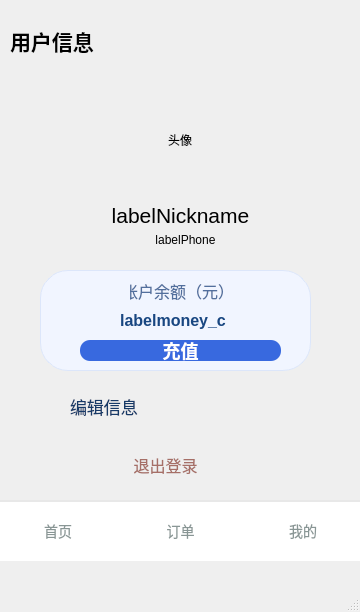
<?xml version="1.0" encoding="UTF-8"?>
<ui version="4.0">
 <class>MainWindow</class>
 <widget class="QMainWindow" name="MainWindow">
  <property name="geometry">
   <rect>
    <x>0</x>
    <y>0</y>
    <width>360</width>
    <height>612</height>
   </rect>
  </property>
  <property name="windowTitle">
   <string>MainWindow</string>
  </property>
  <widget class="QWidget" name="centralwidget">
   <widget class="QStackedWidget" name="stackedWidget">
    <property name="geometry">
     <rect>
      <x>0</x>
      <y>0</y>
      <width>361</width>
      <height>561</height>
     </rect>
    </property>
    <property name="mouseTracking">
     <bool>false</bool>
    </property>
    <property name="autoFillBackground">
     <bool>false</bool>
    </property>
    <property name="styleSheet">
     <string notr="true">#pageLogin,#pageHome,#pageEditMine,#pageRecharge,#pageCharge {
    background-color: qlineargradient(
        spread:pad,
        x1:0,
        y1:0,
        x2:0,
        y2:1,
        stop:0 #3230BA,
        stop:1 #537CFF
    );

    border: none;
}
</string>
    </property>
    <property name="currentIndex">
     <number>2</number>
    </property>
    <widget class="QWidget" name="pageLogin">
     <widget class="QLineEdit" name="editPhone">
      <property name="geometry">
       <rect>
        <x>100</x>
        <y>90</y>
        <width>171</width>
        <height>21</height>
       </rect>
      </property>
      <property name="styleSheet">
       <string notr="true"/>
      </property>
      <property name="text">
       <string/>
      </property>
      <property name="placeholderText">
       <string>输入手机号</string>
      </property>
     </widget>
     <widget class="QLabel" name="label_phone">
      <property name="geometry">
       <rect>
        <x>30</x>
        <y>90</y>
        <width>63</width>
        <height>20</height>
       </rect>
      </property>
      <property name="styleSheet">
       <string notr="true">color: rgb(255, 255, 255);</string>
      </property>
      <property name="text">
       <string>手机号:</string>
      </property>
     </widget>
     <widget class="QPushButton" name="Btnlogin">
      <property name="geometry">
       <rect>
        <x>230</x>
        <y>130</y>
        <width>90</width>
        <height>29</height>
       </rect>
      </property>
      <property name="focusPolicy">
       <enum>Qt::FocusPolicy::ClickFocus</enum>
      </property>
      <property name="text">
       <string>登录</string>
      </property>
     </widget>
     <widget class="QPushButton" name="BtnAdmin">
      <property name="geometry">
       <rect>
        <x>100</x>
        <y>130</y>
        <width>110</width>
        <height>29</height>
       </rect>
      </property>
      <property name="text">
       <string>管理员入口</string>
      </property>
     </widget>
     <widget class="QLabel" name="label_title_mine_5">
      <property name="geometry">
       <rect>
        <x>110</x>
        <y>30</y>
        <width>151</width>
        <height>41</height>
       </rect>
      </property>
      <property name="sizePolicy">
       <sizepolicy hsizetype="Expanding" vsizetype="Expanding">
        <horstretch>0</horstretch>
        <verstretch>0</verstretch>
       </sizepolicy>
      </property>
      <property name="font">
       <font>
        <family>Segoe UI Black</family>
        <pointsize>16</pointsize>
        <bold>true</bold>
       </font>
      </property>
      <property name="styleSheet">
       <string notr="true">color: rgb(0, 0, 0);</string>
      </property>
      <property name="text">
       <string>登录界面</string>
      </property>
     </widget>
    </widget>
    <widget class="QWidget" name="pageHome">
     <widget class="QLabel" name="labelAddressSearch">
      <property name="geometry">
       <rect>
        <x>5</x>
        <y>70</y>
        <width>80</width>
        <height>20</height>
       </rect>
      </property>
      <property name="text">
       <string>地址搜索：</string>
      </property>
     </widget>
     <widget class="QLineEdit" name="editAddress">
      <property name="geometry">
       <rect>
        <x>85</x>
        <y>67</y>
        <width>165</width>
        <height>25</height>
       </rect>
      </property>
      <property name="placeholderText">
       <string>输入区域或充电站地址</string>
      </property>
     </widget>
     <widget class="QPushButton" name="BtnSearchStations">
      <property name="geometry">
       <rect>
        <x>260</x>
        <y>65</y>
        <width>85</width>
        <height>29</height>
       </rect>
      </property>
      <property name="text">
       <string>附近充电站</string>
      </property>
     </widget>
     <widget class="QPlainTextEdit" name="stationResults">
      <property name="geometry">
       <rect>
        <x>5</x>
        <y>105</y>
        <width>340</width>
        <height>305</height>
       </rect>
      </property>
      <property name="readOnly">
       <bool>true</bool>
      </property>
      <property name="plainText">
       <string>请输入地址后搜索附近充电站</string>
      </property>
     </widget>
     <widget class="QLabel" name="labelStationId">
      <property name="geometry">
       <rect>
        <x>5</x>
        <y>425</y>
        <width>80</width>
        <height>20</height>
       </rect>
      </property>
      <property name="text">
       <string>站点编号：</string>
      </property>
     </widget>
     <widget class="QSpinBox" name="spinStationId">
      <property name="geometry">
       <rect>
        <x>85</x>
        <y>422</y>
        <width>70</width>
        <height>25</height>
       </rect>
      </property>
      <property name="minimum">
       <number>1</number>
      </property>
      <property name="value">
       <number>1</number>
      </property>
     </widget>
     <widget class="QPushButton" name="BtnStationDetail">
      <property name="geometry">
       <rect>
        <x>170</x>
        <y>420</y>
        <width>130</width>
        <height>29</height>
       </rect>
      </property>
      <property name="text">
       <string>查看站点详情</string>
      </property>
     </widget>
     <widget class="QLabel" name="label_title_mine_6">
      <property name="geometry">
       <rect>
        <x>10</x>
        <y>10</y>
        <width>151</width>
        <height>41</height>
       </rect>
      </property>
      <property name="sizePolicy">
       <sizepolicy hsizetype="Expanding" vsizetype="Expanding">
        <horstretch>0</horstretch>
        <verstretch>0</verstretch>
       </sizepolicy>
      </property>
      <property name="font">
       <font>
        <family>Segoe UI Black</family>
        <pointsize>16</pointsize>
        <bold>true</bold>
       </font>
      </property>
      <property name="styleSheet">
       <string notr="true">
color: rgb(0, 0, 0);</string>
      </property>
      <property name="text">
       <string>首页</string>
      </property>
     </widget>
    </widget>
    <widget class="QWidget" name="pageMine">
     <property name="styleSheet">
      <string notr="true">QWidget#pageMine {
    background: qlineargradient(
        x1:0, y1:0,
        x2:0, y2:1,
        stop:0 #3230BA,
        stop:1 #537CFF
    );
}</string>
     </property>
     <widget class="QLabel" name="labelPhoto">
      <property name="geometry">
       <rect>
        <x>130</x>
        <y>90</y>
        <width>100</width>
        <height>100</height>
       </rect>
      </property>
      <property name="styleSheet">
       <string notr="true">color: rgb(0, 0, 0);</string>
      </property>
      <property name="text">
       <string>头像</string>
      </property>
      <property name="alignment">
       <set>Qt::AlignmentFlag::AlignCenter</set>
      </property>
     </widget>
     <widget class="QPushButton" name="BtnSetting">
      <property name="geometry">
       <rect>
        <x>40</x>
        <y>380</y>
        <width>261</width>
        <height>52</height>
       </rect>
      </property>
      <property name="styleSheet">
       <string notr="true">
QPushButton#BtnSetting {
    background-color: transparent;

    border: none;
    border-radius: 0px;

    color: #173A68;
    font-size: 17px;

    text-align: left;

    padding-left: 30px;
    padding-right: 10px;

    min-height: 52px;
}


/* 鼠标悬停 */
QPushButton#BtnSetting:hover {
    background-color: rgb(69, 104, 211);
}


/* 按下 */
QPushButton#BtnSetting:pressed, {
    background-color: #EBF1F8;
}
</string>
      </property>
      <property name="text">
       <string>编辑信息</string>
      </property>
     </widget>
     <widget class="QPushButton" name="BtnLeave">
      <property name="geometry">
       <rect>
        <x>130</x>
        <y>440</y>
        <width>71</width>
        <height>50</height>
       </rect>
      </property>
      <property name="styleSheet">
       <string notr="true">QPushButton#BtnLeave{
    background-color: transparent;

    border: none;

    color: #A66F67;
    font-size: 16px;

    min-height: 50px;
}


QPushButton#BtnLeave:hover {
    color: white;
}


QPushButton#BtnLeave:pressed {
    background-color: #FBEAE8;
}</string>
      </property>
      <property name="text">
       <string>退出登录</string>
      </property>
     </widget>
     <widget class="QLabel" name="labelNickname">
      <property name="geometry">
       <rect>
        <x>80</x>
        <y>200</y>
        <width>201</width>
        <height>31</height>
       </rect>
      </property>
      <property name="font">
       <font>
        <pointsize>16</pointsize>
       </font>
      </property>
      <property name="text">
       <string>labelNickname</string>
      </property>
      <property name="alignment">
       <set>Qt::AlignmentFlag::AlignCenter</set>
      </property>
     </widget>
     <widget class="QLabel" name="labelPhone">
      <property name="geometry">
       <rect>
        <x>110</x>
        <y>230</y>
        <width>151</width>
        <height>20</height>
       </rect>
      </property>
      <property name="text">
       <string>labelPhone</string>
      </property>
      <property name="alignment">
       <set>Qt::AlignmentFlag::AlignCenter</set>
      </property>
     </widget>
     <widget class="QFrame" name="balanceFrame">
      <property name="geometry">
       <rect>
        <x>40</x>
        <y>270</y>
        <width>271</width>
        <height>101</height>
       </rect>
      </property>
      <property name="styleSheet">
       <string notr="true">QFrame#balanceFrame {
    background-color: #F1F5FF;
    border: 1px solid #DCE6FA;
    border-radius: 28px;
}</string>
      </property>
      <property name="frameShape">
       <enum>QFrame::Shape::StyledPanel</enum>
      </property>
      <property name="frameShadow">
       <enum>QFrame::Shadow::Raised</enum>
      </property>
      <widget class="QPushButton" name="BtnRecharge">
       <property name="geometry">
        <rect>
         <x>40</x>
         <y>70</y>
         <width>201</width>
         <height>21</height>
        </rect>
       </property>
       <property name="sizePolicy">
        <sizepolicy hsizetype="Fixed" vsizetype="Fixed">
         <horstretch>0</horstretch>
         <verstretch>0</verstretch>
        </sizepolicy>
       </property>
       <property name="mouseTracking">
        <bool>true</bool>
       </property>
       <property name="layoutDirection">
        <enum>Qt::LayoutDirection::RightToLeft</enum>
       </property>
       <property name="styleSheet">
        <string notr="true">QPushButton {
    background-color: #3869DF;
    color: white;
    border: 0px;
    border-radius: 10px;

    font-size: 18px;
    font-weight: bold;
    padding-left: 24px;
    padding-right: 24px;
}

QPushButton:hover {
    background-color: #2F5FD2;
}

QPushButton:pressed {
    background-color: #264FAF;
}</string>
       </property>
       <property name="text">
        <string notr="true">充值</string>
       </property>
      </widget>
      <widget class="QLabel" name="labelMoney_c">
       <property name="geometry">
        <rect>
         <x>80</x>
         <y>40</y>
         <width>106</width>
         <height>21</height>
        </rect>
       </property>
       <property name="styleSheet">
        <string notr="true">color: #184681;
    font-size: 16px;
    font-weight: bold;
    background-color: transparent;
    border: none;</string>
       </property>
       <property name="text">
        <string>labelmoney_c</string>
       </property>
       <property name="alignment">
        <set>Qt::AlignmentFlag::AlignCenter</set>
       </property>
      </widget>
      <widget class="QLabel" name="labelBalanceTitle">
       <property name="geometry">
        <rect>
         <x>90</x>
         <y>10</y>
         <width>96</width>
         <height>21</height>
        </rect>
       </property>
       <property name="styleSheet">
        <string notr="true"> 
    color: #526F9D;
    font-size: 16px;
    background-color: transparent;
    border: none;</string>
       </property>
       <property name="text">
        <string>账户余额（元）</string>
       </property>
       <property name="alignment">
        <set>Qt::AlignmentFlag::AlignCenter</set>
       </property>
      </widget>
     </widget>
     <widget class="QLabel" name="label_title_mine">
      <property name="geometry">
       <rect>
        <x>10</x>
        <y>20</y>
        <width>151</width>
        <height>41</height>
       </rect>
      </property>
      <property name="sizePolicy">
       <sizepolicy hsizetype="Expanding" vsizetype="Expanding">
        <horstretch>0</horstretch>
        <verstretch>0</verstretch>
       </sizepolicy>
      </property>
      <property name="font">
       <font>
        <family>Segoe UI Black</family>
        <pointsize>16</pointsize>
        <bold>true</bold>
       </font>
      </property>
      <property name="styleSheet">
       <string notr="true">
color: rgb(0, 0, 0);</string>
      </property>
      <property name="text">
       <string>用户信息</string>
      </property>
     </widget>
    </widget>
    <widget class="QWidget" name="pageEditMine">
     <widget class="QLabel" name="labelPhotoEdit">
      <property name="geometry">
       <rect>
        <x>130</x>
        <y>80</y>
        <width>100</width>
        <height>100</height>
       </rect>
      </property>
      <property name="text">
       <string>头像预览</string>
      </property>
      <property name="alignment">
       <set>Qt::AlignmentFlag::AlignCenter</set>
      </property>
     </widget>
     <widget class="QPushButton" name="BtnChoosePhoto">
      <property name="geometry">
       <rect>
        <x>270</x>
        <y>150</y>
        <width>81</width>
        <height>31</height>
       </rect>
      </property>
      <property name="text">
       <string>选择头像</string>
      </property>
     </widget>
     <widget class="QPushButton" name="BtnConfirm_PageEdit">
      <property name="geometry">
       <rect>
        <x>220</x>
        <y>340</y>
        <width>90</width>
        <height>29</height>
       </rect>
      </property>
      <property name="text">
       <string>确认修改</string>
      </property>
     </widget>
     <widget class="QPushButton" name="BtnCancel">
      <property name="geometry">
       <rect>
        <x>120</x>
        <y>340</y>
        <width>90</width>
        <height>29</height>
       </rect>
      </property>
      <property name="text">
       <string>取消</string>
      </property>
     </widget>
     <widget class="QWidget" name="layoutWidget">
      <property name="geometry">
       <rect>
        <x>40</x>
        <y>220</y>
        <width>231</width>
        <height>31</height>
       </rect>
      </property>
      <layout class="QHBoxLayout" name="horizontalLayout_2">
       <item>
        <widget class="QLabel" name="labelUserName_2">
         <property name="text">
          <string>昵称：</string>
         </property>
        </widget>
       </item>
       <item>
        <widget class="QLineEdit" name="lineEditNickname"/>
       </item>
      </layout>
     </widget>
     <widget class="QLabel" name="label_title_mine_2">
      <property name="geometry">
       <rect>
        <x>20</x>
        <y>10</y>
        <width>191</width>
        <height>41</height>
       </rect>
      </property>
      <property name="sizePolicy">
       <sizepolicy hsizetype="Expanding" vsizetype="Expanding">
        <horstretch>0</horstretch>
        <verstretch>0</verstretch>
       </sizepolicy>
      </property>
      <property name="font">
       <font>
        <family>Segoe UI Black</family>
        <pointsize>16</pointsize>
        <bold>true</bold>
       </font>
      </property>
      <property name="styleSheet">
       <string notr="true">
color: rgb(7, 7, 7);</string>
      </property>
      <property name="text">
       <string>编辑用户信息</string>
      </property>
     </widget>
    </widget>
    <widget class="QWidget" name="pageRecharge">
     <widget class="QLabel" name="labelRechargeInterface">
      <property name="geometry">
       <rect>
        <x>40</x>
        <y>110</y>
        <width>150</width>
        <height>20</height>
       </rect>
      </property>
      <property name="text">
       <string>充值金额</string>
      </property>
     </widget>
     <widget class="QLineEdit" name="editRecharge">
      <property name="geometry">
       <rect>
        <x>40</x>
        <y>140</y>
        <width>180</width>
        <height>25</height>
       </rect>
      </property>
      <property name="placeholderText">
       <string>输入充值金额</string>
      </property>
     </widget>
     <widget class="QPushButton" name="BtnConfirm_pageRecharge">
      <property name="geometry">
       <rect>
        <x>230</x>
        <y>240</y>
        <width>90</width>
        <height>29</height>
       </rect>
      </property>
      <property name="text">
       <string>确认充值</string>
      </property>
     </widget>
     <widget class="QPushButton" name="BtnCancel_pageRecharge">
      <property name="geometry">
       <rect>
        <x>130</x>
        <y>240</y>
        <width>90</width>
        <height>29</height>
       </rect>
      </property>
      <property name="text">
       <string>取消</string>
      </property>
     </widget>
     <widget class="QWidget" name="layoutWidget">
      <property name="geometry">
       <rect>
        <x>40</x>
        <y>180</y>
        <width>295</width>
        <height>31</height>
       </rect>
      </property>
      <layout class="QHBoxLayout" name="horizontalLayout_3">
       <item>
        <widget class="QPushButton" name="Btn_50">
         <property name="text">
          <string>50</string>
         </property>
        </widget>
       </item>
       <item>
        <widget class="QPushButton" name="Btn_100">
         <property name="text">
          <string>100</string>
         </property>
        </widget>
       </item>
       <item>
        <widget class="QPushButton" name="Btn_200">
         <property name="text">
          <string>200</string>
         </property>
        </widget>
       </item>
      </layout>
     </widget>
     <widget class="QLabel" name="label_title_mine_3">
      <property name="geometry">
       <rect>
        <x>20</x>
        <y>10</y>
        <width>151</width>
        <height>41</height>
       </rect>
      </property>
      <property name="sizePolicy">
       <sizepolicy hsizetype="Expanding" vsizetype="Expanding">
        <horstretch>0</horstretch>
        <verstretch>0</verstretch>
       </sizepolicy>
      </property>
      <property name="font">
       <font>
        <family>Segoe UI Black</family>
        <pointsize>16</pointsize>
        <bold>true</bold>
       </font>
      </property>
      <property name="styleSheet">
       <string notr="true">
color: rgb(0, 0, 0);</string>
      </property>
      <property name="text">
       <string>充值界面</string>
      </property>
     </widget>
    </widget>
    <widget class="QWidget" name="pageCharge">
     <widget class="QLabel" name="labelPileId">
      <property name="geometry">
       <rect>
        <x>20</x>
        <y>105</y>
        <width>100</width>
        <height>20</height>
       </rect>
      </property>
      <property name="text">
       <string>选择电桩：</string>
      </property>
     </widget>
     <widget class="QLabel" name="labelOrderStationId">
      <property name="geometry">
       <rect>
        <x>20</x>
        <y>70</y>
        <width>80</width>
        <height>20</height>
       </rect>
      </property>
      <property name="text">
       <string>站点编号：</string>
      </property>
     </widget>
     <widget class="QSpinBox" name="spinOrderStationId">
      <property name="geometry">
       <rect>
        <x>105</x>
        <y>67</y>
        <width>70</width>
        <height>25</height>
       </rect>
      </property>
      <property name="minimum">
       <number>1</number>
      </property>
      <property name="value">
       <number>1</number>
      </property>
     </widget>
     <widget class="QPushButton" name="BtnLoadOrderStation">
      <property name="geometry">
       <rect>
        <x>185</x>
        <y>65</y>
        <width>120</width>
        <height>29</height>
       </rect>
      </property>
      <property name="text">
       <string>选择充电站</string>
      </property>
     </widget>
     <widget class="QComboBox" name="comboPile">
      <property name="geometry">
       <rect>
        <x>130</x>
        <y>102</y>
        <width>180</width>
        <height>24</height>
       </rect>
      </property>
      <property name="placeholderText">
       <string>先选择充电站</string>
      </property>
     </widget>
     <widget class="QLabel" name="labelPileStation">
      <property name="geometry">
       <rect>
        <x>20</x>
        <y>135</y>
        <width>300</width>
        <height>25</height>
       </rect>
      </property>
      <property name="text">
       <string>请选择电桩查看所属充电站</string>
      </property>
     </widget>
     <widget class="QPlainTextEdit" name="labelOrderStationDetails">
      <property name="geometry">
       <rect>
        <x>20</x>
        <y>160</y>
        <width>320</width>
        <height>105</height>
       </rect>
      </property>
      <property name="readOnly">
       <bool>true</bool>
      </property>
      <property name="plainText">
       <string>请选择站点查看站点和电桩信息</string>
      </property>
     </widget>
     <widget class="QPushButton" name="BtnStartCharging">
      <property name="geometry">
       <rect>
        <x>210</x>
        <y>270</y>
        <width>100</width>
        <height>29</height>
       </rect>
      </property>
      <property name="text">
       <string>开始充电</string>
      </property>
     </widget>
     <widget class="QLabel" name="labelOrderStatus">
      <property name="geometry">
       <rect>
        <x>20</x>
        <y>305</y>
        <width>300</width>
        <height>30</height>
       </rect>
      </property>
      <property name="text">
       <string>请选择电桩并开始充电</string>
      </property>
     </widget>
     <widget class="QLabel" name="labelElapsedTime">
      <property name="geometry">
       <rect>
        <x>20</x>
        <y>340</y>
        <width>300</width>
        <height>20</height>
       </rect>
      </property>
      <property name="text">
       <string>已充电时间：00:00:00</string>
      </property>
     </widget>
     <widget class="QPushButton" name="BtnRefreshOrder">
      <property name="geometry">
       <rect>
        <x>20</x>
        <y>365</y>
        <width>100</width>
        <height>29</height>
       </rect>
      </property>
      <property name="text">
       <string>刷新订单</string>
      </property>
     </widget>
     <widget class="QPushButton" name="BtnSettleOrder">
      <property name="geometry">
       <rect>
        <x>210</x>
        <y>400</y>
        <width>110</width>
        <height>29</height>
       </rect>
      </property>
      <property name="text">
       <string>结束充电</string>
      </property>
     </widget>
     <widget class="QLabel" name="label_title_mine_4">
      <property name="geometry">
       <rect>
        <x>20</x>
        <y>10</y>
        <width>151</width>
        <height>41</height>
       </rect>
      </property>
      <property name="sizePolicy">
       <sizepolicy hsizetype="Expanding" vsizetype="Expanding">
        <horstretch>0</horstretch>
        <verstretch>0</verstretch>
       </sizepolicy>
      </property>
      <property name="font">
       <font>
        <family>Segoe UI Black</family>
        <pointsize>16</pointsize>
        <bold>true</bold>
       </font>
      </property>
      <property name="styleSheet">
       <string notr="true">color: rgb(0, 0, 0);
</string>
      </property>
      <property name="text">
       <string>订单页</string>
      </property>
     </widget>
    </widget>
   </widget>
   <widget class="QWidget" name="widgetNavigation" native="true">
    <property name="geometry">
     <rect>
      <x>0</x>
      <y>500</y>
      <width>361</width>
      <height>61</height>
     </rect>
    </property>
    <property name="styleSheet">
     <string notr="true">#widgetNavigation{
    background-color:  white;
    border-top: 2px solid #E8E8E8;
}</string>
    </property>
    <widget class="QWidget" name="layoutWidget">
     <property name="geometry">
      <rect>
       <x>0</x>
       <y>0</y>
       <width>361</width>
       <height>61</height>
      </rect>
     </property>
     <layout class="QHBoxLayout" name="horizontalLayout">
      <item>
       <widget class="QPushButton" name="BtnHome">
        <property name="sizePolicy">
         <sizepolicy hsizetype="Expanding" vsizetype="Expanding">
          <horstretch>0</horstretch>
          <verstretch>0</verstretch>
         </sizepolicy>
        </property>
        <property name="styleSheet">
         <string notr="true">QPushButton {
    background-color:  transparent;
    border: none;

    color: #899695;
    font-size: 14px;

    padding: 12px 0px;
}

QPushButton:hover {
    color: rgb(209, 209, 209);
}

QPushButton:pressed {
    background-color:rgb(167, 167, 167);
}

QPushButton:checked {
    color: #245BFF;
    font-weight: bold;
}</string>
        </property>
        <property name="text">
         <string>首页</string>
        </property>
        <property name="checkable">
         <bool>true</bool>
        </property>
       </widget>
      </item>
      <item>
       <widget class="QPushButton" name="BtnCharge">
        <property name="sizePolicy">
         <sizepolicy hsizetype="Expanding" vsizetype="Expanding">
          <horstretch>0</horstretch>
          <verstretch>0</verstretch>
         </sizepolicy>
        </property>
        <property name="styleSheet">
         <string notr="true">QPushButton {
    background-color: transparent;
    border: none;

    color: #899695;
    font-size: 14px;

    padding: 12px 0px;
}

QPushButton:hover {
    color: rgb(209, 209, 209);
}

QPushButton:pressed {
    background-color:rgb(167, 167, 167);
}

QPushButton:checked {
    color: #245BFF;
    font-weight: bold;
}</string>
        </property>
        <property name="text">
         <string>订单</string>
        </property>
        <property name="checkable">
         <bool>true</bool>
        </property>
        <property name="checked">
         <bool>false</bool>
        </property>
        <property name="autoRepeat">
         <bool>false</bool>
        </property>
       </widget>
      </item>
      <item>
       <widget class="QPushButton" name="BtnMine">
        <property name="sizePolicy">
         <sizepolicy hsizetype="Expanding" vsizetype="Expanding">
          <horstretch>0</horstretch>
          <verstretch>0</verstretch>
         </sizepolicy>
        </property>
        <property name="styleSheet">
         <string notr="true">QPushButton {
    background-color: transparent;
    border: none;

    color: #899695;
    font-size: 14px;

    padding: 12px 0px;
}

QPushButton:hover {
    color: rgb(209, 209, 209);
}

QPushButton:pressed {
    background-color:rgb(167, 167, 167);
}

QPushButton:checked {
    color: #245BFF;
    font-weight: bold;
}</string>
        </property>
        <property name="text">
         <string>我的</string>
        </property>
        <property name="checkable">
         <bool>true</bool>
        </property>
       </widget>
      </item>
     </layout>
    </widget>
   </widget>
  </widget>
  <widget class="QMenuBar" name="menubar">
   <property name="geometry">
    <rect>
     <x>0</x>
     <y>0</y>
     <width>360</width>
     <height>25</height>
    </rect>
   </property>
  </widget>
  <widget class="QStatusBar" name="statusbar"/>
 </widget>
 <resources/>
 <connections/>
</ui>
